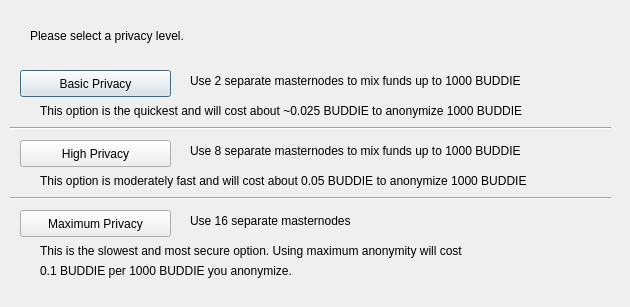
<?xml version="1.0" encoding="UTF-8"?>
<ui version="4.0">
 <class>DarksendConfig</class>
 <widget class="QDialog" name="DarksendConfig">
  <property name="geometry">
   <rect>
    <x>0</x>
    <y>0</y>
    <width>630</width>
    <height>307</height>
   </rect>
  </property>
  <property name="windowTitle">
   <string>Configure PrivateSend</string>
  </property>
  <widget class="QPushButton" name="buttonBasic">
   <property name="geometry">
    <rect>
     <x>20</x>
     <y>70</y>
     <width>151</width>
     <height>27</height>
    </rect>
   </property>
   <property name="text">
    <string>Basic Privacy</string>
   </property>
  </widget>
  <widget class="QPushButton" name="buttonHigh">
   <property name="geometry">
    <rect>
     <x>20</x>
     <y>140</y>
     <width>151</width>
     <height>27</height>
    </rect>
   </property>
   <property name="text">
    <string>High Privacy</string>
   </property>
  </widget>
  <widget class="QPushButton" name="buttonMax">
   <property name="geometry">
    <rect>
     <x>20</x>
     <y>210</y>
     <width>151</width>
     <height>27</height>
    </rect>
   </property>
   <property name="text">
    <string>Maximum Privacy</string>
   </property>
  </widget>
  <widget class="QLabel" name="label">
   <property name="geometry">
    <rect>
     <x>30</x>
     <y>20</y>
     <width>571</width>
     <height>31</height>
    </rect>
   </property>
   <property name="text">
    <string>Please select a privacy level.</string>
   </property>
  </widget>
  <widget class="QLabel" name="label_2">
   <property name="geometry">
    <rect>
     <x>190</x>
     <y>70</y>
     <width>421</width>
     <height>21</height>
    </rect>
   </property>
   <property name="text">
    <string>Use 2 separate masternodes to mix funds up to 1000 BUDDIE</string>
   </property>
  </widget>
  <widget class="QLabel" name="label_3">
   <property name="geometry">
    <rect>
     <x>190</x>
     <y>140</y>
     <width>411</width>
     <height>21</height>
    </rect>
   </property>
   <property name="text">
    <string>Use 8 separate masternodes to mix funds up to 1000 BUDDIE</string>
   </property>
  </widget>
  <widget class="QLabel" name="label_4">
   <property name="geometry">
    <rect>
     <x>190</x>
     <y>210</y>
     <width>421</width>
     <height>21</height>
    </rect>
   </property>
   <property name="text">
    <string>Use 16 separate masternodes</string>
   </property>
  </widget>
  <widget class="QLabel" name="label_6">
   <property name="geometry">
    <rect>
     <x>40</x>
     <y>100</y>
     <width>561</width>
     <height>21</height>
    </rect>
   </property>
   <property name="text">
    <string>This option is the quickest and will cost about ~0.025 BUDDIE to anonymize 1000 BUDDIE</string>
   </property>
  </widget>
  <widget class="QLabel" name="label_7">
   <property name="geometry">
    <rect>
     <x>40</x>
     <y>170</y>
     <width>561</width>
     <height>21</height>
    </rect>
   </property>
   <property name="text">
    <string>This option is moderately fast and will cost about 0.05 BUDDIE to anonymize 1000 BUDDIE</string>
   </property>
  </widget>
  <widget class="QLabel" name="label_8">
   <property name="geometry">
    <rect>
     <x>40</x>
     <y>240</y>
     <width>561</width>
     <height>21</height>
    </rect>
   </property>
   <property name="text">
    <string>This is the slowest and most secure option. Using maximum anonymity will cost</string>
   </property>
  </widget>
  <widget class="QLabel" name="label_9">
   <property name="geometry">
    <rect>
     <x>40</x>
     <y>260</y>
     <width>561</width>
     <height>21</height>
    </rect>
   </property>
   <property name="text">
    <string>0.1 BUDDIE per 1000 BUDDIE you anonymize.</string>
   </property>
  </widget>
  <widget class="Line" name="line">
   <property name="geometry">
    <rect>
     <x>10</x>
     <y>120</y>
     <width>601</width>
     <height>16</height>
    </rect>
   </property>
   <property name="orientation">
    <enum>Qt::Horizontal</enum>
   </property>
  </widget>
  <widget class="Line" name="line_2">
   <property name="geometry">
    <rect>
     <x>10</x>
     <y>190</y>
     <width>601</width>
     <height>16</height>
    </rect>
   </property>
   <property name="orientation">
    <enum>Qt::Horizontal</enum>
   </property>
  </widget>
 </widget>
 <resources/>
 <connections/>
</ui>
